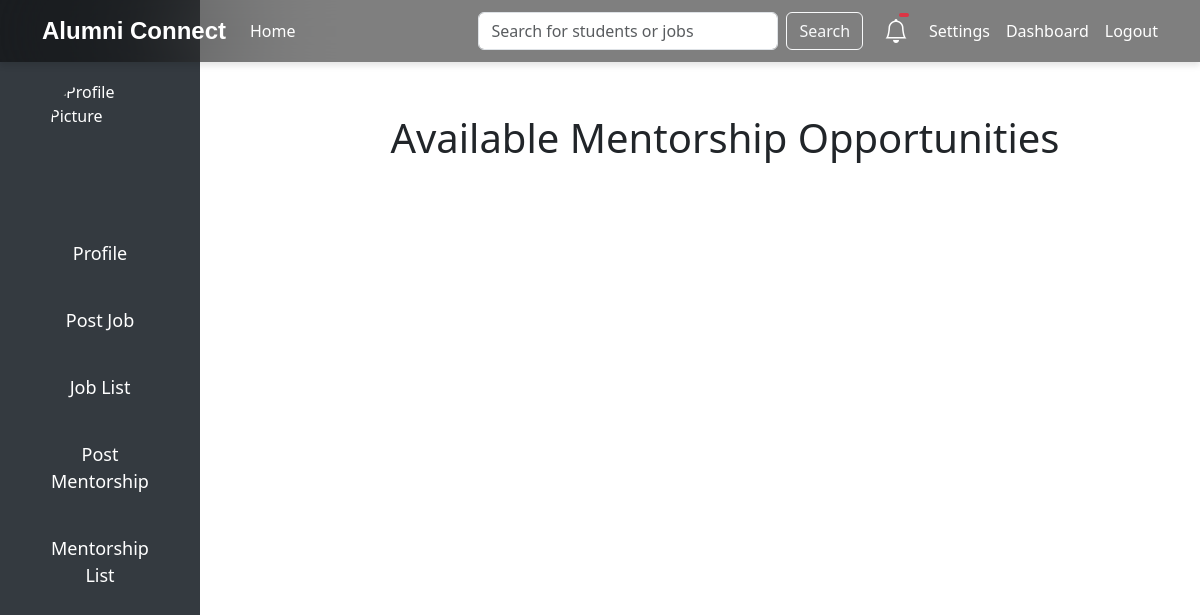
/mentorship_list/, run on an earlier commit of the app's database.
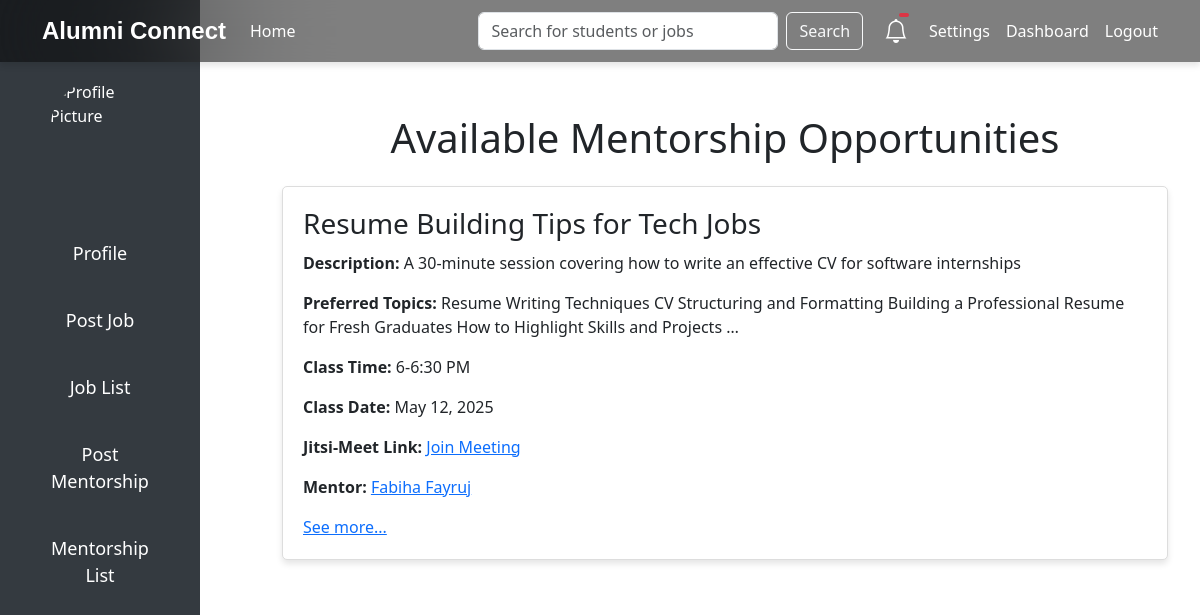
And on a later commit of the database.
### base/models.py (models this page shows, shortened)
class MentorshipPost(models.Model):
    title = models.CharField(max_length=255)
    description = models.TextField()
    preferred_topics = models.TextField()
    class_time = models.CharField(max_length=255)
    class_date = models.DateField()
    jitsi_meet_link = models.URLField()
    mentor = models.ForeignKey(User, on_delete=models.CASCADE)
    created_at = models.DateTimeField(auto_now_add=True)
    is_approved = models.BooleanField(default=False)

class StudentProfile(models.Model):
    ROLE_CHOICES = [
        ('Student', 'Student'),
        ('Alumni', 'Alumni'),
    ]
    user = models.OneToOneField(User, on_delete=models.CASCADE)
    student_id = models.CharField(max_length=20, unique=True, default="default_student_id")
    full_name = models.CharField(max_length=100, default="Unknown")
    profile_picture = models.ImageField(
        upload_to='profile_pictures/',
        default='default.png',
       validators=[FileExtensionValidator(
    allowed_extensions=['jpg', 'jpeg', 'png', 'gif'],
    message="Only image files with extensions jpg, jpeg, png, or gif are allowed."
)]
    )
    date_of_birth = models.DateField(default=now)
    degree = models.CharField(max_length=50, default="Undeclared")
    graduation_year = models.IntegerField(default=2000, null=True, blank=True)
    CGPA = models.FloatField(null=True, blank=True, default=0.0)
    graduation_certificate = models.FileField(
        upload_to='certificates/',
        default='certificates/default_certificate.pdf',
    )
    role = models.CharField(
        max_length=10,
        choices=ROLE_CHOICES,
        default='Student'
    )
    job_title = models.CharField(max_length=100, blank=True, null=True, default="Unemployed")
    company = models.CharField(max_length=100, blank=True, null=True, default="None")
    industry = models.CharField(max_length=100, blank=True, null=True, default="Unknown")
    tagline = models.CharField(max_length=255, blank=True, null=True, default="No tagline provided")
    location = models.CharField(max_length=100, blank=True, null=True, default="Unknown")
    bio = models.TextField(blank=True, null=True, default="No bio provided")
    work_experience = models.JSONField(blank=True, null=True, default=list)
    certifications = models.JSONField(blank=True, null=True, default=list)
    skills = models.JSONField(blank=True, null=True, default=list)
    projects = models.JSONField(blank=True, null=True, default=list)
    open_to_mentorship = models.BooleanField(default=False)
    offering_referrals = models.BooleanField(default=False)
    awards = models.JSONField(blank=True, null=True, default=list)
    linkedin = models.URLField(blank=True, null=True, default="https://linkedin.com")
    website = models.URLField(blank=True, null=True, default="https://example.com")
    github = models.URLField(blank=True, null=True, default="https://github.com")
    university_name = models.CharField(max_length=100, blank=True, null=True, default="Unknown")
    approved = models.BooleanField(default=False)

### base/views.py (the view)
# urls.py: path('mentorship_list/', views.mentorship_list, name='mentorship_list'),
def mentorship_list(request):
    mentorship_posts = MentorshipPost.objects.filter(is_approved=True).order_by('-created_at')
    return render(request, 'mentorship_list.html', {'mentorship_posts': mentorship_posts})

### Templates/mentorship_list.html (shortened to what this page needs)
<!DOCTYPE html>
<html lang="en">
<head>
    <link href="https://cdn.jsdelivr.net/npm/bootstrap@5.3.0/dist/css/bootstrap.min.css" rel="stylesheet">
    <link href="https://cdn.jsdelivr.net/npm/bootstrap-icons/font/bootstrap-icons.css" rel="stylesheet">
</head>
<body>
    {% include 'sidebar.html' %}
    {% include 'navbar_1.html' %}
    <div class="content">
        <div class="container">
            <h1 class="text-center my-4">Available Mentorship Opportunities</h1>
            {% for mentorship in mentorship_posts %}
        <div class="mentorship-card">
            <h3>{{ mentorship.title }}</h3>
            <p><strong>Description:</strong> {{ mentorship.description|truncatewords:20 }}</p>
            <p><strong>Preferred Topics:</strong> {{ mentorship.preferred_topics|truncatewords:20 }}</p>
            <p><strong>Class Time:</strong> {{ mentorship.class_time }}</p>
            <p><strong>Class Date:</strong> {{ mentorship.class_date|date:"M d, Y" }}</p>
            <p><strong>Jitsi-Meet Link:</strong> <a href="{{ mentorship.jitsi_meet_link }}" target="_blank">Join Meeting</a></p>
            <p><strong>Mentor:</strong> <a href="{% url 'profile' mentorship.mentor.id %}">{{ mentorship.mentor.studentprofile.full_name }}</a></p>
            <a href="{% url 'mentorship_detail' mentorship.id %}">See more...</a>
        </div>
{% endfor %}
        </div>
    </div>
</body>
</html>

What changed in the data, as far as the page shows it:
added MentorshipPost: title "Resume Building Tips for Tech Jobs", description "A 30-minute session covering how to write an effective CV for software internships", preferred_topics "Resume Writing Techniques CV Structuring and Formatting Building a Professional Resume for Fresh Graduates How to Highlight Skills and Projects …", class_time "6-6:30 PM", class_date "May 12, 2025", mentor.studentprofile.full_name "Fabiha Fayruj"
